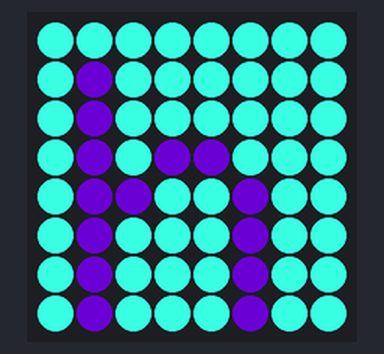
Simulated run of this program. Board: Raspberry Pi (BCM pin numbers) with a Sense HAT. On the bench: the Sense HAT's 8×8 RGB LED matrix. Dim RGB values are drawn brighter than linear; random numbers come from a fixed seed.

Above: at 0.1 s.
At 4.6 s:
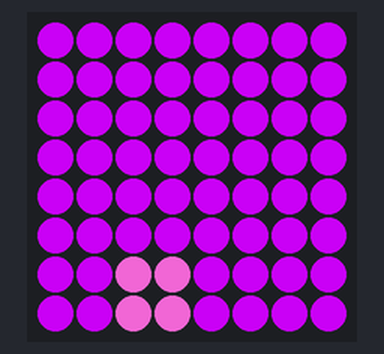
At 9.6 s:
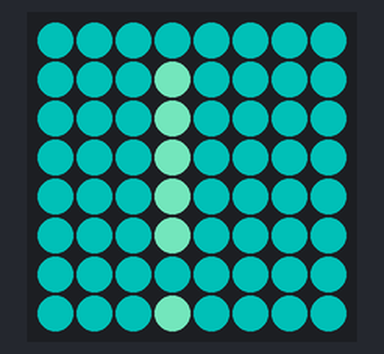
At 19.6 s:
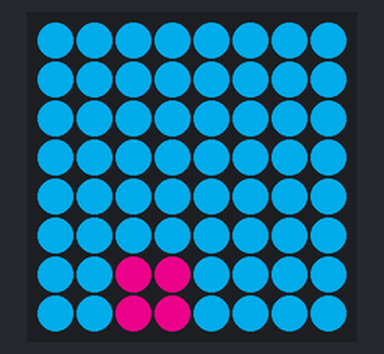
At 29.6 s:
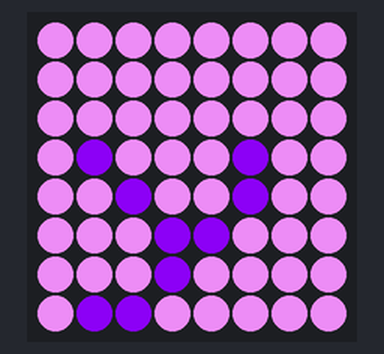
At 39.1 s:
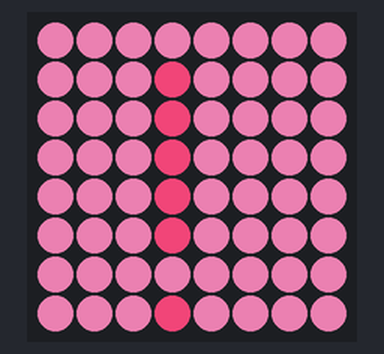

Measured:
- what the display in image 1 shows lasts 0.5 s, from 4.5 s to 5.0 s

The program:

message_color.py
```python
from sense_hat import SenseHat
from time import sleep
from random import randint

delay = 0.5

sense = SenseHat()

message = "hi!!!.....bye!!!"

def random_color():
    return (randint(0,255),
            randint(0,255),
            randint(0,255))

while True:
    for x in message:
        sense.show_letter(x,
                          text_colour=random_color(),
                          back_colour=random_color())
        sleep(delay)
```
